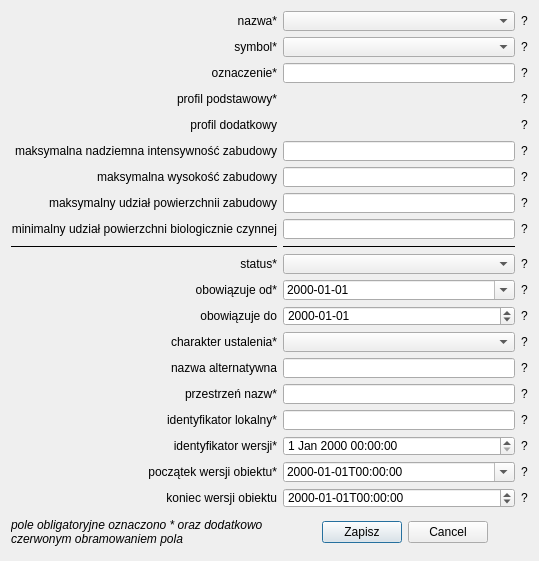
<?xml version="1.0" encoding="UTF-8"?>
<ui version="4.0">
 <class>Dialog</class>
 <widget class="QDialog" name="Dialog">
  <property name="geometry">
   <rect>
    <x>0</x>
    <y>0</y>
    <width>539</width>
    <height>561</height>
   </rect>
  </property>
  <property name="sizePolicy">
   <sizepolicy hsizetype="MinimumExpanding" vsizetype="MinimumExpanding">
    <horstretch>0</horstretch>
    <verstretch>0</verstretch>
   </sizepolicy>
  </property>
  <property name="minimumSize">
   <size>
    <width>539</width>
    <height>561</height>
   </size>
  </property>
  <property name="maximumSize">
   <size>
    <width>539</width>
    <height>566</height>
   </size>
  </property>
  <property name="windowTitle">
   <string>Dialog</string>
  </property>
  <layout class="QFormLayout" name="formLayout">
   <property name="sizeConstraint">
    <enum>QLayout::SetMinAndMaxSize</enum>
   </property>
   <property name="rowWrapPolicy">
    <enum>QFormLayout::DontWrapRows</enum>
   </property>
   <property name="labelAlignment">
    <set>Qt::AlignLeading|Qt::AlignLeft|Qt::AlignVCenter</set>
   </property>
   <item row="0" column="0" colspan="2">
    <layout class="QVBoxLayout" name="verticalLayout_3" stretch="0,0">
     <property name="spacing">
      <number>6</number>
     </property>
     <property name="sizeConstraint">
      <enum>QLayout::SetDefaultConstraint</enum>
     </property>
     <property name="leftMargin">
      <number>0</number>
     </property>
     <item>
      <layout class="QGridLayout" name="gridLayout">
       <property name="sizeConstraint">
        <enum>QLayout::SetDefaultConstraint</enum>
       </property>
       <property name="leftMargin">
        <number>0</number>
       </property>
       <property name="spacing">
        <number>6</number>
       </property>
       <item row="15" column="0">
        <widget class="QLabel" name="obowiazujeDo_label">
         <property name="sizePolicy">
          <sizepolicy hsizetype="MinimumExpanding" vsizetype="MinimumExpanding">
           <horstretch>0</horstretch>
           <verstretch>0</verstretch>
          </sizepolicy>
         </property>
         <property name="minimumSize">
          <size>
           <width>0</width>
           <height>0</height>
          </size>
         </property>
         <property name="text">
          <string>obowiązuje do</string>
         </property>
         <property name="alignment">
          <set>Qt::AlignRight|Qt::AlignTrailing|Qt::AlignVCenter</set>
         </property>
         <property name="buddy">
          <cstring>obowiazujeDo</cstring>
         </property>
        </widget>
       </item>
       <item row="7" column="0">
        <widget class="QLabel" name="maksWysokoscZabudowy_label">
         <property name="sizePolicy">
          <sizepolicy hsizetype="MinimumExpanding" vsizetype="MinimumExpanding">
           <horstretch>0</horstretch>
           <verstretch>0</verstretch>
          </sizepolicy>
         </property>
         <property name="minimumSize">
          <size>
           <width>0</width>
           <height>0</height>
          </size>
         </property>
         <property name="text">
          <string>maksymalna wysokość zabudowy</string>
         </property>
         <property name="alignment">
          <set>Qt::AlignRight|Qt::AlignTrailing|Qt::AlignVCenter</set>
         </property>
         <property name="buddy">
          <cstring>maksWysokoscZabudowy</cstring>
         </property>
        </widget>
       </item>
       <item row="7" column="1">
        <widget class="QLineEdit" name="maksWysokoscZabudowy">
         <property name="sizePolicy">
          <sizepolicy hsizetype="MinimumExpanding" vsizetype="MinimumExpanding">
           <horstretch>0</horstretch>
           <verstretch>0</verstretch>
          </sizepolicy>
         </property>
         <property name="minimumSize">
          <size>
           <width>0</width>
           <height>20</height>
          </size>
         </property>
         <property name="maximumSize">
          <size>
           <width>16777215</width>
           <height>20</height>
          </size>
         </property>
        </widget>
       </item>
       <item row="22" column="2">
        <widget class="QLabel" name="label_19">
         <property name="text">
          <string>?</string>
         </property>
        </widget>
       </item>
       <item row="9" column="2">
        <widget class="QLabel" name="label_9">
         <property name="text">
          <string>?</string>
         </property>
        </widget>
       </item>
       <item row="18" column="0">
        <widget class="QLabel" name="przestrzenNazw_label">
         <property name="sizePolicy">
          <sizepolicy hsizetype="MinimumExpanding" vsizetype="MinimumExpanding">
           <horstretch>0</horstretch>
           <verstretch>0</verstretch>
          </sizepolicy>
         </property>
         <property name="minimumSize">
          <size>
           <width>0</width>
           <height>0</height>
          </size>
         </property>
         <property name="font">
          <font>
           <weight>50</weight>
           <bold>false</bold>
          </font>
         </property>
         <property name="text">
          <string>przestrzeń nazw*</string>
         </property>
         <property name="alignment">
          <set>Qt::AlignRight|Qt::AlignTrailing|Qt::AlignVCenter</set>
         </property>
         <property name="buddy">
          <cstring>przestrzenNazw</cstring>
         </property>
        </widget>
       </item>
       <item row="3" column="0">
        <widget class="QLabel" name="profilPodstawowy_label">
         <property name="sizePolicy">
          <sizepolicy hsizetype="MinimumExpanding" vsizetype="MinimumExpanding">
           <horstretch>0</horstretch>
           <verstretch>0</verstretch>
          </sizepolicy>
         </property>
         <property name="minimumSize">
          <size>
           <width>0</width>
           <height>20</height>
          </size>
         </property>
         <property name="font">
          <font>
           <weight>50</weight>
           <bold>false</bold>
          </font>
         </property>
         <property name="text">
          <string>profil podstawowy*</string>
         </property>
         <property name="alignment">
          <set>Qt::AlignRight|Qt::AlignTrailing|Qt::AlignVCenter</set>
         </property>
        </widget>
       </item>
       <item row="11" column="0">
        <widget class="QLabel" name="status_label">
         <property name="sizePolicy">
          <sizepolicy hsizetype="MinimumExpanding" vsizetype="MinimumExpanding">
           <horstretch>0</horstretch>
           <verstretch>0</verstretch>
          </sizepolicy>
         </property>
         <property name="minimumSize">
          <size>
           <width>0</width>
           <height>0</height>
          </size>
         </property>
         <property name="font">
          <font>
           <weight>50</weight>
           <bold>false</bold>
          </font>
         </property>
         <property name="text">
          <string>status*</string>
         </property>
         <property name="alignment">
          <set>Qt::AlignRight|Qt::AlignTrailing|Qt::AlignVCenter</set>
         </property>
         <property name="buddy">
          <cstring>status</cstring>
         </property>
        </widget>
       </item>
       <item row="10" column="0">
        <widget class="Line" name="line">
         <property name="sizePolicy">
          <sizepolicy hsizetype="MinimumExpanding" vsizetype="Fixed">
           <horstretch>0</horstretch>
           <verstretch>0</verstretch>
          </sizepolicy>
         </property>
         <property name="frameShadow">
          <enum>QFrame::Plain</enum>
         </property>
         <property name="orientation">
          <enum>Qt::Horizontal</enum>
         </property>
        </widget>
       </item>
       <item row="15" column="2">
        <widget class="QLabel" name="label_12">
         <property name="text">
          <string>?</string>
         </property>
        </widget>
       </item>
       <item row="14" column="2">
        <widget class="QLabel" name="label_11">
         <property name="text">
          <string>?</string>
         </property>
        </widget>
       </item>
       <item row="4" column="2">
        <widget class="QLabel" name="label_5">
         <property name="text">
          <string>?</string>
         </property>
        </widget>
       </item>
       <item row="17" column="0">
        <widget class="QLabel" name="nazwaAlternatywna_label">
         <property name="sizePolicy">
          <sizepolicy hsizetype="MinimumExpanding" vsizetype="MinimumExpanding">
           <horstretch>0</horstretch>
           <verstretch>0</verstretch>
          </sizepolicy>
         </property>
         <property name="minimumSize">
          <size>
           <width>0</width>
           <height>0</height>
          </size>
         </property>
         <property name="text">
          <string>nazwa alternatywna</string>
         </property>
         <property name="alignment">
          <set>Qt::AlignRight|Qt::AlignTrailing|Qt::AlignVCenter</set>
         </property>
         <property name="buddy">
          <cstring>nazwaAlternatywna</cstring>
         </property>
        </widget>
       </item>
       <item row="15" column="1">
        <widget class="QgsDateTimeEdit" name="obowiazujeDo">
         <property name="sizePolicy">
          <sizepolicy hsizetype="MinimumExpanding" vsizetype="MinimumExpanding">
           <horstretch>0</horstretch>
           <verstretch>0</verstretch>
          </sizepolicy>
         </property>
         <property name="minimumSize">
          <size>
           <width>0</width>
           <height>20</height>
          </size>
         </property>
         <property name="maximumSize">
          <size>
           <width>16777215</width>
           <height>20</height>
          </size>
         </property>
         <property name="displayFormat">
          <string>yyyy-MM-dd</string>
         </property>
        </widget>
       </item>
       <item row="21" column="1">
        <widget class="QDateTimeEdit" name="poczatekWersjiObiektu">
         <property name="sizePolicy">
          <sizepolicy hsizetype="MinimumExpanding" vsizetype="MinimumExpanding">
           <horstretch>0</horstretch>
           <verstretch>0</verstretch>
          </sizepolicy>
         </property>
         <property name="minimumSize">
          <size>
           <width>0</width>
           <height>20</height>
          </size>
         </property>
         <property name="maximumSize">
          <size>
           <width>16777215</width>
           <height>20</height>
          </size>
         </property>
         <property name="showGroupSeparator" stdset="0">
          <bool>false</bool>
         </property>
         <property name="displayFormat">
          <string>yyyy-MM-ddTHH:mm:ss</string>
         </property>
         <property name="calendarPopup">
          <bool>true</bool>
         </property>
         <property name="timeSpec">
          <enum>Qt::UTC</enum>
         </property>
        </widget>
       </item>
       <item row="5" column="2">
        <widget class="QLabel" name="label_6">
         <property name="text">
          <string>?</string>
         </property>
        </widget>
       </item>
       <item row="3" column="2">
        <widget class="QLabel" name="label_4">
         <property name="text">
          <string>?</string>
         </property>
        </widget>
       </item>
       <item row="16" column="2">
        <widget class="QLabel" name="label_13">
         <property name="text">
          <string>?</string>
         </property>
        </widget>
       </item>
       <item row="20" column="2">
        <widget class="QLabel" name="label_17">
         <property name="text">
          <string>?</string>
         </property>
        </widget>
       </item>
       <item row="16" column="1">
        <widget class="QComboBox" name="charakterUstalenia">
         <property name="sizePolicy">
          <sizepolicy hsizetype="MinimumExpanding" vsizetype="MinimumExpanding">
           <horstretch>0</horstretch>
           <verstretch>0</verstretch>
          </sizepolicy>
         </property>
         <property name="minimumSize">
          <size>
           <width>0</width>
           <height>20</height>
          </size>
         </property>
         <property name="maximumSize">
          <size>
           <width>16777215</width>
           <height>20</height>
          </size>
         </property>
        </widget>
       </item>
       <item row="20" column="1">
        <widget class="QDateTimeEdit" name="wersjaId">
         <property name="sizePolicy">
          <sizepolicy hsizetype="MinimumExpanding" vsizetype="MinimumExpanding">
           <horstretch>0</horstretch>
           <verstretch>0</verstretch>
          </sizepolicy>
         </property>
         <property name="minimumSize">
          <size>
           <width>0</width>
           <height>20</height>
          </size>
         </property>
         <property name="maximumSize">
          <size>
           <width>16777215</width>
           <height>20</height>
          </size>
         </property>
        </widget>
       </item>
       <item row="1" column="0">
        <widget class="QLabel" name="symbol_label">
         <property name="sizePolicy">
          <sizepolicy hsizetype="MinimumExpanding" vsizetype="MinimumExpanding">
           <horstretch>0</horstretch>
           <verstretch>0</verstretch>
          </sizepolicy>
         </property>
         <property name="minimumSize">
          <size>
           <width>0</width>
           <height>0</height>
          </size>
         </property>
         <property name="font">
          <font>
           <weight>50</weight>
           <bold>false</bold>
          </font>
         </property>
         <property name="text">
          <string>symbol*</string>
         </property>
         <property name="alignment">
          <set>Qt::AlignRight|Qt::AlignTrailing|Qt::AlignVCenter</set>
         </property>
         <property name="buddy">
          <cstring>symbol</cstring>
         </property>
        </widget>
       </item>
       <item row="10" column="1">
        <widget class="Line" name="line_2">
         <property name="sizePolicy">
          <sizepolicy hsizetype="MinimumExpanding" vsizetype="Fixed">
           <horstretch>0</horstretch>
           <verstretch>0</verstretch>
          </sizepolicy>
         </property>
         <property name="frameShadow">
          <enum>QFrame::Plain</enum>
         </property>
         <property name="lineWidth">
          <number>1</number>
         </property>
         <property name="midLineWidth">
          <number>0</number>
         </property>
         <property name="orientation">
          <enum>Qt::Horizontal</enum>
         </property>
        </widget>
       </item>
       <item row="1" column="1">
        <widget class="QComboBox" name="symbol">
         <property name="sizePolicy">
          <sizepolicy hsizetype="MinimumExpanding" vsizetype="MinimumExpanding">
           <horstretch>0</horstretch>
           <verstretch>0</verstretch>
          </sizepolicy>
         </property>
         <property name="minimumSize">
          <size>
           <width>0</width>
           <height>20</height>
          </size>
         </property>
         <property name="maximumSize">
          <size>
           <width>16777215</width>
           <height>20</height>
          </size>
         </property>
        </widget>
       </item>
       <item row="2" column="1">
        <widget class="QLineEdit" name="oznaczenie">
         <property name="sizePolicy">
          <sizepolicy hsizetype="MinimumExpanding" vsizetype="MinimumExpanding">
           <horstretch>0</horstretch>
           <verstretch>0</verstretch>
          </sizepolicy>
         </property>
         <property name="minimumSize">
          <size>
           <width>0</width>
           <height>20</height>
          </size>
         </property>
         <property name="maximumSize">
          <size>
           <width>16777215</width>
           <height>20</height>
          </size>
         </property>
        </widget>
       </item>
       <item row="14" column="1">
        <widget class="QgsDateTimeEdit" name="obowiazujeOd">
         <property name="sizePolicy">
          <sizepolicy hsizetype="MinimumExpanding" vsizetype="MinimumExpanding">
           <horstretch>0</horstretch>
           <verstretch>0</verstretch>
          </sizepolicy>
         </property>
         <property name="minimumSize">
          <size>
           <width>0</width>
           <height>20</height>
          </size>
         </property>
         <property name="maximumSize">
          <size>
           <width>16777215</width>
           <height>20</height>
          </size>
         </property>
         <property name="displayFormat">
          <string>yyyy-MM-dd</string>
         </property>
         <property name="calendarPopup">
          <bool>true</bool>
         </property>
         <property name="timeSpec">
          <enum>Qt::LocalTime</enum>
         </property>
        </widget>
       </item>
       <item row="18" column="1">
        <widget class="QLineEdit" name="przestrzenNazw">
         <property name="enabled">
          <bool>true</bool>
         </property>
         <property name="sizePolicy">
          <sizepolicy hsizetype="MinimumExpanding" vsizetype="MinimumExpanding">
           <horstretch>0</horstretch>
           <verstretch>0</verstretch>
          </sizepolicy>
         </property>
         <property name="minimumSize">
          <size>
           <width>0</width>
           <height>20</height>
          </size>
         </property>
         <property name="maximumSize">
          <size>
           <width>16777215</width>
           <height>20</height>
          </size>
         </property>
         <property name="toolTip">
          <string>string</string>
         </property>
        </widget>
       </item>
       <item row="0" column="2">
        <widget class="QLabel" name="label_1">
         <property name="text">
          <string>?</string>
         </property>
        </widget>
       </item>
       <item row="20" column="0">
        <widget class="QLabel" name="wersjaId_label">
         <property name="sizePolicy">
          <sizepolicy hsizetype="MinimumExpanding" vsizetype="MinimumExpanding">
           <horstretch>0</horstretch>
           <verstretch>0</verstretch>
          </sizepolicy>
         </property>
         <property name="minimumSize">
          <size>
           <width>0</width>
           <height>0</height>
          </size>
         </property>
         <property name="font">
          <font>
           <weight>50</weight>
           <bold>false</bold>
          </font>
         </property>
         <property name="text">
          <string>identyfikator wersji*</string>
         </property>
         <property name="alignment">
          <set>Qt::AlignRight|Qt::AlignTrailing|Qt::AlignVCenter</set>
         </property>
         <property name="buddy">
          <cstring>wersjaId</cstring>
         </property>
        </widget>
       </item>
       <item row="22" column="1">
        <widget class="QgsDateTimeEdit" name="koniecWersjiObiektu">
         <property name="sizePolicy">
          <sizepolicy hsizetype="MinimumExpanding" vsizetype="MinimumExpanding">
           <horstretch>0</horstretch>
           <verstretch>0</verstretch>
          </sizepolicy>
         </property>
         <property name="minimumSize">
          <size>
           <width>0</width>
           <height>20</height>
          </size>
         </property>
         <property name="maximumSize">
          <size>
           <width>16777215</width>
           <height>20</height>
          </size>
         </property>
         <property name="displayFormat">
          <string>yyyy-MM-ddTHH:mm:ss</string>
         </property>
         <property name="timeSpec">
          <enum>Qt::LocalTime</enum>
         </property>
        </widget>
       </item>
       <item row="17" column="2">
        <widget class="QLabel" name="label_14">
         <property name="text">
          <string>?</string>
         </property>
        </widget>
       </item>
       <item row="1" column="2">
        <widget class="QLabel" name="label_2">
         <property name="text">
          <string>?</string>
         </property>
        </widget>
       </item>
       <item row="22" column="0">
        <widget class="QLabel" name="koniecWersjiObiektu_label">
         <property name="sizePolicy">
          <sizepolicy hsizetype="MinimumExpanding" vsizetype="MinimumExpanding">
           <horstretch>0</horstretch>
           <verstretch>0</verstretch>
          </sizepolicy>
         </property>
         <property name="minimumSize">
          <size>
           <width>0</width>
           <height>0</height>
          </size>
         </property>
         <property name="text">
          <string>koniec wersji obiektu</string>
         </property>
         <property name="alignment">
          <set>Qt::AlignRight|Qt::AlignTrailing|Qt::AlignVCenter</set>
         </property>
         <property name="buddy">
          <cstring>koniecWersjiObiektu</cstring>
         </property>
        </widget>
       </item>
       <item row="2" column="2">
        <widget class="QLabel" name="label_3">
         <property name="text">
          <string>?</string>
         </property>
        </widget>
       </item>
       <item row="5" column="1">
        <widget class="QLineEdit" name="maksNadziemnaIntensywnoscZabudowy">
         <property name="sizePolicy">
          <sizepolicy hsizetype="MinimumExpanding" vsizetype="MinimumExpanding">
           <horstretch>0</horstretch>
           <verstretch>0</verstretch>
          </sizepolicy>
         </property>
         <property name="minimumSize">
          <size>
           <width>0</width>
           <height>20</height>
          </size>
         </property>
         <property name="maximumSize">
          <size>
           <width>16777215</width>
           <height>20</height>
          </size>
         </property>
        </widget>
       </item>
       <item row="8" column="2">
        <widget class="QLabel" name="label_8">
         <property name="text">
          <string>?</string>
         </property>
        </widget>
       </item>
       <item row="0" column="1">
        <widget class="QComboBox" name="nazwa">
         <property name="sizePolicy">
          <sizepolicy hsizetype="MinimumExpanding" vsizetype="MinimumExpanding">
           <horstretch>0</horstretch>
           <verstretch>0</verstretch>
          </sizepolicy>
         </property>
         <property name="minimumSize">
          <size>
           <width>0</width>
           <height>20</height>
          </size>
         </property>
         <property name="maximumSize">
          <size>
           <width>16777215</width>
           <height>20</height>
          </size>
         </property>
        </widget>
       </item>
       <item row="14" column="0">
        <widget class="QLabel" name="obowiazujeOd_label">
         <property name="sizePolicy">
          <sizepolicy hsizetype="MinimumExpanding" vsizetype="MinimumExpanding">
           <horstretch>0</horstretch>
           <verstretch>0</verstretch>
          </sizepolicy>
         </property>
         <property name="minimumSize">
          <size>
           <width>0</width>
           <height>0</height>
          </size>
         </property>
         <property name="text">
          <string>obowiązuje od*</string>
         </property>
         <property name="alignment">
          <set>Qt::AlignRight|Qt::AlignTrailing|Qt::AlignVCenter</set>
         </property>
         <property name="buddy">
          <cstring>obowiazujeOd</cstring>
         </property>
        </widget>
       </item>
       <item row="21" column="0">
        <widget class="QLabel" name="poczatekWersjiObiektu_label">
         <property name="sizePolicy">
          <sizepolicy hsizetype="MinimumExpanding" vsizetype="MinimumExpanding">
           <horstretch>0</horstretch>
           <verstretch>0</verstretch>
          </sizepolicy>
         </property>
         <property name="minimumSize">
          <size>
           <width>0</width>
           <height>0</height>
          </size>
         </property>
         <property name="font">
          <font>
           <weight>50</weight>
           <bold>false</bold>
          </font>
         </property>
         <property name="text">
          <string>początek wersji obiektu*</string>
         </property>
         <property name="alignment">
          <set>Qt::AlignRight|Qt::AlignTrailing|Qt::AlignVCenter</set>
         </property>
         <property name="buddy">
          <cstring>poczatekWersjiObiektu</cstring>
         </property>
        </widget>
       </item>
       <item row="21" column="2">
        <widget class="QLabel" name="label_18">
         <property name="text">
          <string>?</string>
         </property>
        </widget>
       </item>
       <item row="4" column="0">
        <widget class="QLabel" name="profilDodatkowy_label">
         <property name="sizePolicy">
          <sizepolicy hsizetype="MinimumExpanding" vsizetype="MinimumExpanding">
           <horstretch>0</horstretch>
           <verstretch>0</verstretch>
          </sizepolicy>
         </property>
         <property name="minimumSize">
          <size>
           <width>0</width>
           <height>20</height>
          </size>
         </property>
         <property name="text">
          <string>profil dodatkowy</string>
         </property>
         <property name="alignment">
          <set>Qt::AlignRight|Qt::AlignTrailing|Qt::AlignVCenter</set>
         </property>
        </widget>
       </item>
       <item row="8" column="0">
        <widget class="QLabel" name="maksUdzialPowierzchniZabudowy_label">
         <property name="sizePolicy">
          <sizepolicy hsizetype="MinimumExpanding" vsizetype="MinimumExpanding">
           <horstretch>0</horstretch>
           <verstretch>0</verstretch>
          </sizepolicy>
         </property>
         <property name="minimumSize">
          <size>
           <width>0</width>
           <height>0</height>
          </size>
         </property>
         <property name="text">
          <string>maksymalny udział powierzchnii zabudowy</string>
         </property>
         <property name="alignment">
          <set>Qt::AlignRight|Qt::AlignTrailing|Qt::AlignVCenter</set>
         </property>
         <property name="buddy">
          <cstring>maksUdzialPowierzchniZabudowy</cstring>
         </property>
        </widget>
       </item>
       <item row="8" column="1">
        <widget class="QLineEdit" name="maksUdzialPowierzchniZabudowy">
         <property name="sizePolicy">
          <sizepolicy hsizetype="MinimumExpanding" vsizetype="MinimumExpanding">
           <horstretch>0</horstretch>
           <verstretch>0</verstretch>
          </sizepolicy>
         </property>
         <property name="minimumSize">
          <size>
           <width>0</width>
           <height>20</height>
          </size>
         </property>
         <property name="maximumSize">
          <size>
           <width>16777215</width>
           <height>20</height>
          </size>
         </property>
        </widget>
       </item>
       <item row="16" column="0">
        <widget class="QLabel" name="charakterUstalenia_label">
         <property name="sizePolicy">
          <sizepolicy hsizetype="MinimumExpanding" vsizetype="MinimumExpanding">
           <horstretch>0</horstretch>
           <verstretch>0</verstretch>
          </sizepolicy>
         </property>
         <property name="minimumSize">
          <size>
           <width>0</width>
           <height>0</height>
          </size>
         </property>
         <property name="font">
          <font>
           <weight>50</weight>
           <bold>false</bold>
          </font>
         </property>
         <property name="text">
          <string>charakter ustalenia*</string>
         </property>
         <property name="alignment">
          <set>Qt::AlignRight|Qt::AlignTrailing|Qt::AlignVCenter</set>
         </property>
         <property name="buddy">
          <cstring>charakterUstalenia</cstring>
         </property>
        </widget>
       </item>
       <item row="9" column="0">
        <widget class="QLabel" name="minUdzialPowierzchniBiologicznieCzynnej_label">
         <property name="sizePolicy">
          <sizepolicy hsizetype="MinimumExpanding" vsizetype="MinimumExpanding">
           <horstretch>0</horstretch>
           <verstretch>0</verstretch>
          </sizepolicy>
         </property>
         <property name="minimumSize">
          <size>
           <width>0</width>
           <height>0</height>
          </size>
         </property>
         <property name="sizeIncrement">
          <size>
           <width>0</width>
           <height>0</height>
          </size>
         </property>
         <property name="lineWidth">
          <number>0</number>
         </property>
         <property name="text">
          <string>minimalny udział powierzchni biologicznie czynnej</string>
         </property>
         <property name="scaledContents">
          <bool>false</bool>
         </property>
         <property name="alignment">
          <set>Qt::AlignRight|Qt::AlignTrailing|Qt::AlignVCenter</set>
         </property>
         <property name="wordWrap">
          <bool>false</bool>
         </property>
         <property name="margin">
          <number>0</number>
         </property>
         <property name="indent">
          <number>-1</number>
         </property>
         <property name="buddy">
          <cstring>minUdzialPowierzchniBiologicznieCzynnej</cstring>
         </property>
        </widget>
       </item>
       <item row="17" column="1">
        <widget class="QLineEdit" name="nazwaAlternatywna">
         <property name="sizePolicy">
          <sizepolicy hsizetype="MinimumExpanding" vsizetype="MinimumExpanding">
           <horstretch>0</horstretch>
           <verstretch>0</verstretch>
          </sizepolicy>
         </property>
         <property name="minimumSize">
          <size>
           <width>0</width>
           <height>20</height>
          </size>
         </property>
         <property name="maximumSize">
          <size>
           <width>16777215</width>
           <height>20</height>
          </size>
         </property>
        </widget>
       </item>
       <item row="11" column="2">
        <widget class="QLabel" name="label_10">
         <property name="text">
          <string>?</string>
         </property>
        </widget>
       </item>
       <item row="19" column="0">
        <widget class="QLabel" name="lokalnyId_label">
         <property name="sizePolicy">
          <sizepolicy hsizetype="MinimumExpanding" vsizetype="MinimumExpanding">
           <horstretch>0</horstretch>
           <verstretch>0</verstretch>
          </sizepolicy>
         </property>
         <property name="minimumSize">
          <size>
           <width>0</width>
           <height>0</height>
          </size>
         </property>
         <property name="font">
          <font>
           <weight>50</weight>
           <bold>false</bold>
          </font>
         </property>
         <property name="text">
          <string>identyfikator lokalny*</string>
         </property>
         <property name="alignment">
          <set>Qt::AlignRight|Qt::AlignTrailing|Qt::AlignVCenter</set>
         </property>
         <property name="buddy">
          <cstring>lokalnyId</cstring>
         </property>
        </widget>
       </item>
       <item row="11" column="1">
        <widget class="QComboBox" name="status">
         <property name="sizePolicy">
          <sizepolicy hsizetype="MinimumExpanding" vsizetype="MinimumExpanding">
           <horstretch>0</horstretch>
           <verstretch>0</verstretch>
          </sizepolicy>
         </property>
         <property name="minimumSize">
          <size>
           <width>0</width>
           <height>20</height>
          </size>
         </property>
         <property name="maximumSize">
          <size>
           <width>16777215</width>
           <height>20</height>
          </size>
         </property>
        </widget>
       </item>
       <item row="0" column="0">
        <widget class="QLabel" name="nazwa_label">
         <property name="sizePolicy">
          <sizepolicy hsizetype="MinimumExpanding" vsizetype="MinimumExpanding">
           <horstretch>0</horstretch>
           <verstretch>0</verstretch>
          </sizepolicy>
         </property>
         <property name="minimumSize">
          <size>
           <width>0</width>
           <height>0</height>
          </size>
         </property>
         <property name="font">
          <font>
           <weight>50</weight>
           <bold>false</bold>
          </font>
         </property>
         <property name="text">
          <string>nazwa*</string>
         </property>
         <property name="alignment">
          <set>Qt::AlignRight|Qt::AlignTrailing|Qt::AlignVCenter</set>
         </property>
         <property name="buddy">
          <cstring>nazwa</cstring>
         </property>
        </widget>
       </item>
       <item row="19" column="1">
        <widget class="QLineEdit" name="lokalnyId">
         <property name="sizePolicy">
          <sizepolicy hsizetype="MinimumExpanding" vsizetype="MinimumExpanding">
           <horstretch>0</horstretch>
           <verstretch>0</verstretch>
          </sizepolicy>
         </property>
         <property name="minimumSize">
          <size>
           <width>0</width>
           <height>20</height>
          </size>
         </property>
         <property name="maximumSize">
          <size>
           <width>16777215</width>
           <height>20</height>
          </size>
         </property>
         <property name="toolTip">
          <string>string</string>
         </property>
        </widget>
       </item>
       <item row="18" column="2">
        <widget class="QLabel" name="label_15">
         <property name="text">
          <string>?</string>
         </property>
        </widget>
       </item>
       <item row="19" column="2">
        <widget class="QLabel" name="label_16">
         <property name="text">
          <string>?</string>
         </property>
        </widget>
       </item>
       <item row="9" column="1">
        <widget class="QLineEdit" name="minUdzialPowierzchniBiologicznieCzynnej">
         <property name="sizePolicy">
          <sizepolicy hsizetype="MinimumExpanding" vsizetype="MinimumExpanding">
           <horstretch>0</horstretch>
           <verstretch>0</verstretch>
          </sizepolicy>
         </property>
         <property name="minimumSize">
          <size>
           <width>0</width>
           <height>20</height>
          </size>
         </property>
         <property name="maximumSize">
          <size>
           <width>16777215</width>
           <height>20</height>
          </size>
         </property>
        </widget>
       </item>
       <item row="7" column="2">
        <widget class="QLabel" name="label_7">
         <property name="text">
          <string>?</string>
         </property>
        </widget>
       </item>
       <item row="2" column="0">
        <widget class="QLabel" name="oznaczenie_label">
         <property name="sizePolicy">
          <sizepolicy hsizetype="MinimumExpanding" vsizetype="MinimumExpanding">
           <horstretch>0</horstretch>
           <verstretch>0</verstretch>
          </sizepolicy>
         </property>
         <property name="minimumSize">
          <size>
           <width>0</width>
           <height>0</height>
          </size>
         </property>
         <property name="font">
          <font>
           <weight>50</weight>
           <bold>false</bold>
          </font>
         </property>
         <property name="text">
          <string>oznaczenie*</string>
         </property>
         <property name="alignment">
          <set>Qt::AlignRight|Qt::AlignTrailing|Qt::AlignVCenter</set>
         </property>
         <property name="buddy">
          <cstring>oznaczenie</cstring>
         </property>
        </widget>
       </item>
       <item row="5" column="0">
        <widget class="QLabel" name="maksNadziemnaIntensywnoscZabudowy_label">
         <property name="sizePolicy">
          <sizepolicy hsizetype="MinimumExpanding" vsizetype="MinimumExpanding">
           <horstretch>0</horstretch>
           <verstretch>0</verstretch>
          </sizepolicy>
         </property>
         <property name="minimumSize">
          <size>
           <width>0</width>
           <height>0</height>
          </size>
         </property>
         <property name="text">
          <string>maksymalna nadziemna intensywność zabudowy</string>
         </property>
         <property name="alignment">
          <set>Qt::AlignRight|Qt::AlignTrailing|Qt::AlignVCenter</set>
         </property>
        </widget>
       </item>
      </layout>
     </item>
     <item>
      <layout class="QHBoxLayout" name="horizontalLayout_2">
       <item>
        <widget class="QLabel" name="label">
         <property name="sizePolicy">
          <sizepolicy hsizetype="MinimumExpanding" vsizetype="MinimumExpanding">
           <horstretch>0</horstretch>
           <verstretch>0</verstretch>
          </sizepolicy>
         </property>
         <property name="font">
          <font>
           <italic>true</italic>
          </font>
         </property>
         <property name="text">
          <string>pole obligatoryjne oznaczono * oraz dodatkowo czerwonym obramowaniem pola</string>
         </property>
         <property name="wordWrap">
          <bool>true</bool>
         </property>
        </widget>
       </item>
       <item>
        <widget class="QLineEdit" name="profilDodatkowy">
         <property name="sizePolicy">
          <sizepolicy hsizetype="Fixed" vsizetype="Fixed">
           <horstretch>0</horstretch>
           <verstretch>0</verstretch>
          </sizepolicy>
         </property>
         <property name="minimumSize">
          <size>
           <width>0</width>
           <height>0</height>
          </size>
         </property>
         <property name="maximumSize">
          <size>
           <width>0</width>
           <height>0</height>
          </size>
         </property>
        </widget>
       </item>
       <item>
        <widget class="QLineEdit" name="profilPodstawowy">
         <property name="sizePolicy">
          <sizepolicy hsizetype="Fixed" vsizetype="Fixed">
           <horstretch>0</horstretch>
           <verstretch>0</verstretch>
          </sizepolicy>
         </property>
         <property name="minimumSize">
          <size>
           <width>0</width>
           <height>0</height>
          </size>
         </property>
         <property name="maximumSize">
          <size>
           <width>0</width>
           <height>0</height>
          </size>
         </property>
        </widget>
       </item>
       <item>
        <spacer name="horizontalSpacer">
         <property name="orientation">
          <enum>Qt::Horizontal</enum>
         </property>
         <property name="sizeHint" stdset="0">
          <size>
           <width>40</width>
           <height>20</height>
          </size>
         </property>
        </spacer>
       </item>
       <item>
        <widget class="QPushButton" name="zapisz">
         <property name="text">
          <string>Zapisz</string>
         </property>
        </widget>
       </item>
       <item>
        <widget class="QDialogButtonBox" name="buttonBox">
         <property name="enabled">
          <bool>true</bool>
         </property>
         <property name="sizePolicy">
          <sizepolicy hsizetype="MinimumExpanding" vsizetype="Fixed">
           <horstretch>0</horstretch>
           <verstretch>0</verstretch>
          </sizepolicy>
         </property>
         <property name="orientation">
          <enum>Qt::Horizontal</enum>
         </property>
         <property name="standardButtons">
          <set>QDialogButtonBox::Cancel</set>
         </property>
         <property name="centerButtons">
          <bool>false</bool>
         </property>
        </widget>
       </item>
       <item>
        <spacer name="horizontalSpacer_2">
         <property name="orientation">
          <enum>Qt::Horizontal</enum>
         </property>
         <property name="sizeHint" stdset="0">
          <size>
           <width>10</width>
           <height>20</height>
          </size>
         </property>
        </spacer>
       </item>
      </layout>
     </item>
    </layout>
   </item>
  </layout>
 </widget>
 <customwidgets>
  <customwidget>
   <class>QgsDateTimeEdit</class>
   <extends>QDateTimeEdit</extends>
   <header>qgsdatetimeedit.h</header>
  </customwidget>
 </customwidgets>
 <tabstops>
  <tabstop>nazwa</tabstop>
  <tabstop>symbol</tabstop>
  <tabstop>oznaczenie</tabstop>
  <tabstop>maksNadziemnaIntensywnoscZabudowy</tabstop>
  <tabstop>maksWysokoscZabudowy</tabstop>
  <tabstop>maksUdzialPowierzchniZabudowy</tabstop>
  <tabstop>minUdzialPowierzchniBiologicznieCzynnej</tabstop>
  <tabstop>status</tabstop>
  <tabstop>obowiazujeOd</tabstop>
  <tabstop>obowiazujeDo</tabstop>
  <tabstop>charakterUstalenia</tabstop>
  <tabstop>nazwaAlternatywna</tabstop>
  <tabstop>przestrzenNazw</tabstop>
  <tabstop>lokalnyId</tabstop>
  <tabstop>wersjaId</tabstop>
  <tabstop>poczatekWersjiObiektu</tabstop>
  <tabstop>koniecWersjiObiektu</tabstop>
  <tabstop>zapisz</tabstop>
 </tabstops>
 <resources/>
 <connections>
  <connection>
   <sender>buttonBox</sender>
   <signal>rejected()</signal>
   <receiver>Dialog</receiver>
   <slot>reject()</slot>
   <hints>
    <hint type="sourcelabel">
     <x>396</x>
     <y>519</y>
    </hint>
    <hint type="destinationlabel">
     <x>267</x>
     <y>295</y>
    </hint>
   </hints>
  </connection>
 </connections>
</ui>
